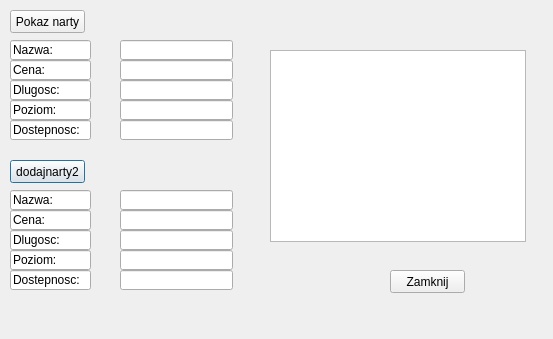
<?xml version="1.0" encoding="UTF-8"?>
<ui version="4.0">
 <class>Dialog</class>
 <widget class="QDialog" name="Dialog">
  <property name="geometry">
   <rect>
    <x>0</x>
    <y>0</y>
    <width>553</width>
    <height>339</height>
   </rect>
  </property>
  <property name="windowTitle">
   <string>Dialog</string>
  </property>
  <property name="styleSheet">
   <string notr="true">QDialog
{background-image: url(:/new/prefix2/carbonfiber.jpg)
}

</string>
  </property>
  <widget class="QLineEdit" name="lineEdit_13">
   <property name="geometry">
    <rect>
     <x>10</x>
     <y>250</y>
     <width>81</width>
     <height>20</height>
    </rect>
   </property>
   <property name="text">
    <string>Poziom:</string>
   </property>
  </widget>
  <widget class="QLineEdit" name="lineEdit_8">
   <property name="geometry">
    <rect>
     <x>10</x>
     <y>100</y>
     <width>81</width>
     <height>20</height>
    </rect>
   </property>
   <property name="text">
    <string>Poziom:</string>
   </property>
  </widget>
  <widget class="QLineEdit" name="lineEdit">
   <property name="geometry">
    <rect>
     <x>10</x>
     <y>40</y>
     <width>81</width>
     <height>20</height>
    </rect>
   </property>
   <property name="text">
    <string>Nazwa:</string>
   </property>
  </widget>
  <widget class="QLineEdit" name="lineEdit_17">
   <property name="geometry">
    <rect>
     <x>10</x>
     <y>210</y>
     <width>81</width>
     <height>20</height>
    </rect>
   </property>
   <property name="text">
    <string>Cena:</string>
   </property>
  </widget>
  <widget class="QLineEdit" name="lineEdit_3">
   <property name="geometry">
    <rect>
     <x>120</x>
     <y>80</y>
     <width>113</width>
     <height>20</height>
    </rect>
   </property>
  </widget>
  <widget class="QPushButton" name="pushButton_3">
   <property name="geometry">
    <rect>
     <x>10</x>
     <y>160</y>
     <width>75</width>
     <height>23</height>
    </rect>
   </property>
   <property name="text">
    <string>dodajnarty2</string>
   </property>
  </widget>
  <widget class="QLineEdit" name="lineEdit_6">
   <property name="geometry">
    <rect>
     <x>10</x>
     <y>60</y>
     <width>81</width>
     <height>20</height>
    </rect>
   </property>
   <property name="text">
    <string>Cena:</string>
   </property>
  </widget>
  <widget class="QGraphicsView" name="graphicsView3">
   <property name="geometry">
    <rect>
     <x>270</x>
     <y>50</y>
     <width>256</width>
     <height>192</height>
    </rect>
   </property>
  </widget>
  <widget class="QLineEdit" name="lineEdit_1">
   <property name="geometry">
    <rect>
     <x>120</x>
     <y>40</y>
     <width>113</width>
     <height>20</height>
    </rect>
   </property>
  </widget>
  <widget class="QLineEdit" name="lineEdit_24">
   <property name="geometry">
    <rect>
     <x>120</x>
     <y>250</y>
     <width>113</width>
     <height>20</height>
    </rect>
   </property>
  </widget>
  <widget class="QLineEdit" name="lineEdit_16">
   <property name="geometry">
    <rect>
     <x>10</x>
     <y>270</y>
     <width>81</width>
     <height>20</height>
    </rect>
   </property>
   <property name="text">
    <string>Dostepnosc:</string>
   </property>
  </widget>
  <widget class="QLineEdit" name="lineEdit_21">
   <property name="geometry">
    <rect>
     <x>120</x>
     <y>190</y>
     <width>113</width>
     <height>20</height>
    </rect>
   </property>
  </widget>
  <widget class="QLineEdit" name="lineEdit_22">
   <property name="geometry">
    <rect>
     <x>120</x>
     <y>210</y>
     <width>113</width>
     <height>20</height>
    </rect>
   </property>
  </widget>
  <widget class="QLineEdit" name="lineEdit_2">
   <property name="geometry">
    <rect>
     <x>120</x>
     <y>60</y>
     <width>113</width>
     <height>20</height>
    </rect>
   </property>
  </widget>
  <widget class="QPushButton" name="pushButton_2">
   <property name="geometry">
    <rect>
     <x>390</x>
     <y>270</y>
     <width>75</width>
     <height>23</height>
    </rect>
   </property>
   <property name="text">
    <string>Zamknij</string>
   </property>
  </widget>
  <widget class="QLineEdit" name="lineEdit_7">
   <property name="geometry">
    <rect>
     <x>10</x>
     <y>80</y>
     <width>81</width>
     <height>20</height>
    </rect>
   </property>
   <property name="text">
    <string>Dlugosc:</string>
   </property>
  </widget>
  <widget class="QLineEdit" name="lineEdit_25">
   <property name="geometry">
    <rect>
     <x>120</x>
     <y>270</y>
     <width>113</width>
     <height>20</height>
    </rect>
   </property>
  </widget>
  <widget class="QLineEdit" name="lineEdit_14">
   <property name="geometry">
    <rect>
     <x>10</x>
     <y>230</y>
     <width>81</width>
     <height>20</height>
    </rect>
   </property>
   <property name="text">
    <string>Dlugosc:</string>
   </property>
  </widget>
  <widget class="QPushButton" name="pushButton">
   <property name="geometry">
    <rect>
     <x>10</x>
     <y>10</y>
     <width>75</width>
     <height>23</height>
    </rect>
   </property>
   <property name="text">
    <string>Pokaz narty</string>
   </property>
  </widget>
  <widget class="QLineEdit" name="lineEdit_9">
   <property name="geometry">
    <rect>
     <x>10</x>
     <y>120</y>
     <width>81</width>
     <height>20</height>
    </rect>
   </property>
   <property name="text">
    <string>Dostepnosc:</string>
   </property>
  </widget>
  <widget class="QLineEdit" name="lineEdit_4">
   <property name="geometry">
    <rect>
     <x>120</x>
     <y>100</y>
     <width>113</width>
     <height>20</height>
    </rect>
   </property>
  </widget>
  <widget class="QLineEdit" name="lineEdit_11">
   <property name="geometry">
    <rect>
     <x>10</x>
     <y>190</y>
     <width>81</width>
     <height>20</height>
    </rect>
   </property>
   <property name="text">
    <string>Nazwa:</string>
   </property>
  </widget>
  <widget class="QLineEdit" name="lineEdit_23">
   <property name="geometry">
    <rect>
     <x>120</x>
     <y>230</y>
     <width>113</width>
     <height>20</height>
    </rect>
   </property>
  </widget>
  <widget class="QLineEdit" name="lineEdit_5">
   <property name="geometry">
    <rect>
     <x>120</x>
     <y>120</y>
     <width>113</width>
     <height>20</height>
    </rect>
   </property>
  </widget>
 </widget>
 <resources>
  <include location="mainwindow.qrc"/>
 </resources>
 <connections>
  <connection>
   <sender>pushButton_3</sender>
   <signal>clicked()</signal>
   <receiver>Dialog</receiver>
   <slot>close()</slot>
   <hints>
    <hint type="sourcelabel">
     <x>37</x>
     <y>171</y>
    </hint>
    <hint type="destinationlabel">
     <x>276</x>
     <y>169</y>
    </hint>
   </hints>
  </connection>
  <connection>
   <sender>pushButton_2</sender>
   <signal>clicked()</signal>
   <receiver>Dialog</receiver>
   <slot>dodajNartyGUI()</slot>
   <hints>
    <hint type="sourcelabel">
     <x>417</x>
     <y>281</y>
    </hint>
    <hint type="destinationlabel">
     <x>276</x>
     <y>169</y>
    </hint>
   </hints>
  </connection>
  <connection>
   <sender>pushButton</sender>
   <signal>clicked()</signal>
   <receiver>Dialog</receiver>
   <slot>pokaznartywdialogu()</slot>
   <hints>
    <hint type="sourcelabel">
     <x>37</x>
     <y>21</y>
    </hint>
    <hint type="destinationlabel">
     <x>276</x>
     <y>169</y>
    </hint>
   </hints>
  </connection>
 </connections>
 <slots>
  <slot>pokaznartywdialogu()</slot>
  <slot>dodajNartyGUI()</slot>
 </slots>
</ui>
